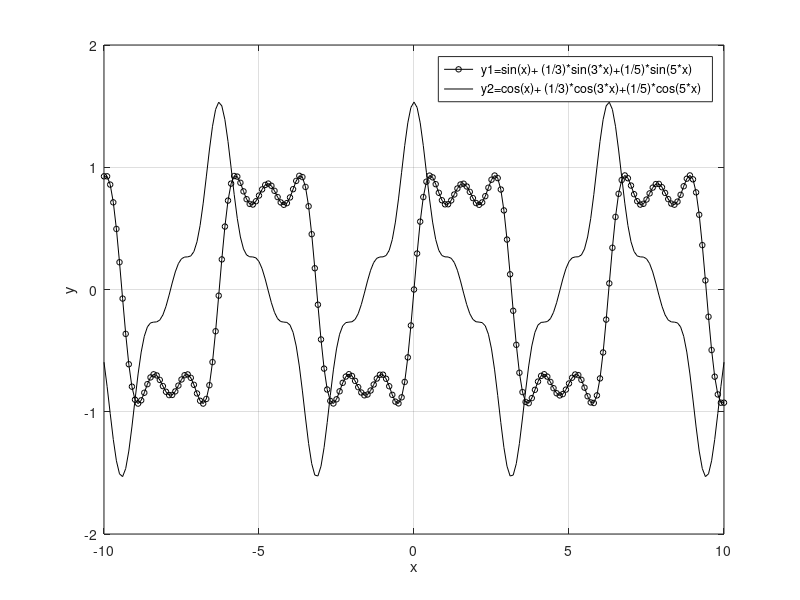
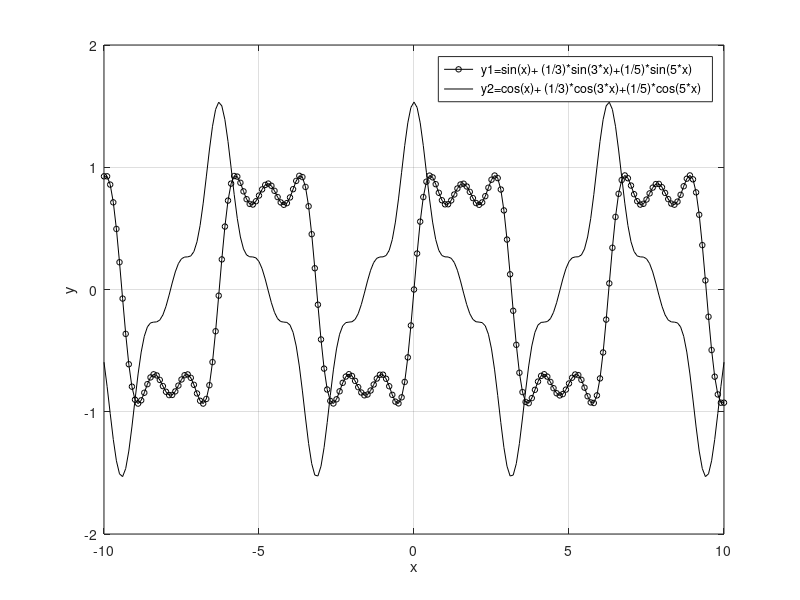

Recreate these plots in MATLAB, in order.
% Формирование массива x:
x=-10:0.1:10;
% Формирование массива y.
y1=sin(x)+1/3*sin(3*x)+1/5*sin(5*x);
y2=cos(x)+1/3*cos(3*x)+1/5*cos(5*x);

% Построение графика функции:
plot(x,y1, "-ok; y1=sin(x)+ (1/3)*sin(3*x)+(1/5)*sin(5*x);","markersize",4)
hold on
plot(x,y2, "-k; y2=cos(x)+ (1/3)*cos(3*x)+(1/5)*cos(5*x);")

% Отображение сетки на графике
grid on;
% Подпись оси X:
xlabel('x');
% Подпись оси Y:
ylabel('y');
% Название графика:
% Экспорт рисунка в файл .eps:
print ("plot-sin2.eps", "-mono", "-FArial:16", "-deps")
% Экспорт рисунка в файл .png:
print("plot-sin2.png");

